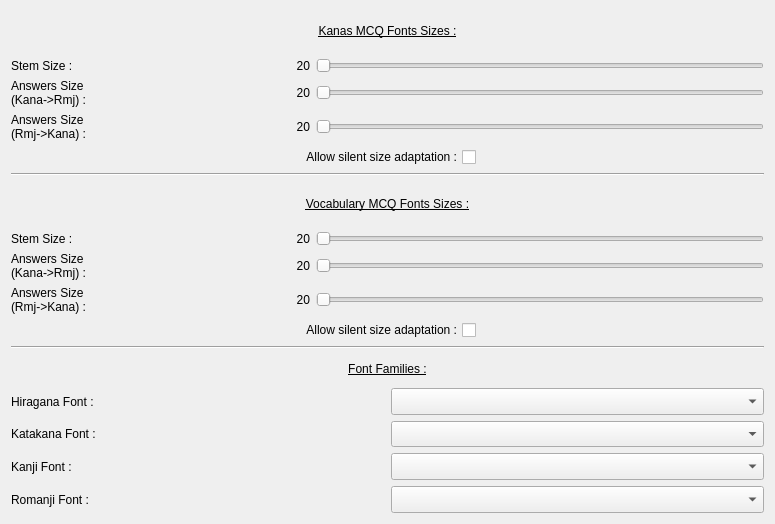
<?xml version="1.0" encoding="UTF-8"?>
<ui version="4.0">
 <class>FntSettingsPage</class>
 <widget class="QWidget" name="FntSettingsPage">
  <property name="geometry">
   <rect>
    <x>0</x>
    <y>0</y>
    <width>775</width>
    <height>524</height>
   </rect>
  </property>
  <property name="windowTitle">
   <string>Form</string>
  </property>
  <layout class="QVBoxLayout" name="verticalLayout" stretch="5,0,5,0,5">
   <property name="topMargin">
    <number>9</number>
   </property>
   <item>
    <layout class="QVBoxLayout" name="KanasMCQFontSizesContainer" stretch="1,1,1,1,1">
     <property name="topMargin">
      <number>0</number>
     </property>
     <property name="bottomMargin">
      <number>0</number>
     </property>
     <item>
      <widget class="QLabel" name="KanasMCQTitle">
       <property name="font">
        <font>
         <underline>true</underline>
        </font>
       </property>
       <property name="text">
        <string>Kanas MCQ Fonts Sizes :</string>
       </property>
       <property name="alignment">
        <set>Qt::AlignCenter</set>
       </property>
      </widget>
     </item>
     <item>
      <layout class="QHBoxLayout" name="KanasStemSizeContainer" stretch="2,3">
       <property name="bottomMargin">
        <number>0</number>
       </property>
       <item>
        <layout class="QHBoxLayout" name="KanasStemLabelContainer">
         <property name="rightMargin">
          <number>0</number>
         </property>
         <item>
          <widget class="QLabel" name="KanasStemLabel">
           <property name="text">
            <string>Stem Size :</string>
           </property>
          </widget>
         </item>
         <item>
          <widget class="QLabel" name="KanasStemValueLabel">
           <property name="text">
            <string>20</string>
           </property>
           <property name="alignment">
            <set>Qt::AlignRight|Qt::AlignTrailing|Qt::AlignVCenter</set>
           </property>
          </widget>
         </item>
        </layout>
       </item>
       <item>
        <widget class="QSlider" name="KanasStemSlider">
         <property name="sizePolicy">
          <sizepolicy hsizetype="Expanding" vsizetype="Fixed">
           <horstretch>0</horstretch>
           <verstretch>0</verstretch>
          </sizepolicy>
         </property>
         <property name="minimum">
          <number>10</number>
         </property>
         <property name="maximum">
          <number>120</number>
         </property>
         <property name="pageStep">
          <number>5</number>
         </property>
         <property name="orientation">
          <enum>Qt::Horizontal</enum>
         </property>
        </widget>
       </item>
      </layout>
     </item>
     <item>
      <layout class="QHBoxLayout" name="KanasAnswerKanaRmjSizeContainer" stretch="2,3">
       <property name="topMargin">
        <number>0</number>
       </property>
       <item>
        <layout class="QHBoxLayout" name="KanasAnswerKanaRmjLabelContainer">
         <property name="rightMargin">
          <number>0</number>
         </property>
         <item>
          <widget class="QLabel" name="KanasAnswerKanaRmjLabel">
           <property name="text">
            <string>Answers Size
(Kana-&gt;Rmj) : </string>
           </property>
          </widget>
         </item>
         <item>
          <widget class="QLabel" name="KanasAnswerKanaRmjValueLabel">
           <property name="text">
            <string>20</string>
           </property>
           <property name="alignment">
            <set>Qt::AlignRight|Qt::AlignTrailing|Qt::AlignVCenter</set>
           </property>
          </widget>
         </item>
        </layout>
       </item>
       <item>
        <widget class="QSlider" name="KanasAnswerKanaRmjSlider">
         <property name="sizePolicy">
          <sizepolicy hsizetype="Expanding" vsizetype="Fixed">
           <horstretch>0</horstretch>
           <verstretch>0</verstretch>
          </sizepolicy>
         </property>
         <property name="minimum">
          <number>10</number>
         </property>
         <property name="maximum">
          <number>120</number>
         </property>
         <property name="pageStep">
          <number>5</number>
         </property>
         <property name="orientation">
          <enum>Qt::Horizontal</enum>
         </property>
        </widget>
       </item>
      </layout>
     </item>
     <item>
      <layout class="QHBoxLayout" name="KanasAnswerRmjKanaSizeContainer" stretch="2,3">
       <property name="topMargin">
        <number>0</number>
       </property>
       <item>
        <layout class="QHBoxLayout" name="KanasAnswerRmjKanaLabelContainer">
         <property name="topMargin">
          <number>0</number>
         </property>
         <property name="rightMargin">
          <number>0</number>
         </property>
         <item>
          <widget class="QLabel" name="KanasAnswerRmjKanaLabel">
           <property name="text">
            <string>Answers Size
(Rmj-&gt;Kana) : </string>
           </property>
          </widget>
         </item>
         <item>
          <widget class="QLabel" name="KanasAnswerRmjKanaValueLabel">
           <property name="text">
            <string>20</string>
           </property>
           <property name="alignment">
            <set>Qt::AlignRight|Qt::AlignTrailing|Qt::AlignVCenter</set>
           </property>
          </widget>
         </item>
        </layout>
       </item>
       <item>
        <widget class="QSlider" name="KanasAnswerRmjKanaSlider">
         <property name="sizePolicy">
          <sizepolicy hsizetype="Expanding" vsizetype="Fixed">
           <horstretch>0</horstretch>
           <verstretch>0</verstretch>
          </sizepolicy>
         </property>
         <property name="minimum">
          <number>10</number>
         </property>
         <property name="maximum">
          <number>120</number>
         </property>
         <property name="pageStep">
          <number>5</number>
         </property>
         <property name="orientation">
          <enum>Qt::Horizontal</enum>
         </property>
        </widget>
       </item>
      </layout>
     </item>
     <item>
      <layout class="QHBoxLayout" name="KanasAutoResizeContainer">
       <property name="topMargin">
        <number>0</number>
       </property>
       <item>
        <spacer name="horizontalSpacer">
         <property name="orientation">
          <enum>Qt::Horizontal</enum>
         </property>
         <property name="sizeHint" stdset="0">
          <size>
           <width>40</width>
           <height>20</height>
          </size>
         </property>
        </spacer>
       </item>
       <item>
        <widget class="QCheckBox" name="KanasAutoResizeCheckbox">
         <property name="layoutDirection">
          <enum>Qt::RightToLeft</enum>
         </property>
         <property name="text">
          <string>Allow silent size adaptation :</string>
         </property>
         <property name="checked">
          <bool>false</bool>
         </property>
        </widget>
       </item>
       <item>
        <spacer name="horizontalSpacer_2">
         <property name="orientation">
          <enum>Qt::Horizontal</enum>
         </property>
         <property name="sizeHint" stdset="0">
          <size>
           <width>40</width>
           <height>20</height>
          </size>
         </property>
        </spacer>
       </item>
      </layout>
     </item>
    </layout>
   </item>
   <item>
    <widget class="Line" name="line">
     <property name="orientation">
      <enum>Qt::Horizontal</enum>
     </property>
    </widget>
   </item>
   <item>
    <layout class="QVBoxLayout" name="VocabMCQFontSizesContainer" stretch="1,1,0,1,1">
     <property name="topMargin">
      <number>0</number>
     </property>
     <property name="bottomMargin">
      <number>0</number>
     </property>
     <item>
      <widget class="QLabel" name="VocabTitle">
       <property name="font">
        <font>
         <underline>true</underline>
        </font>
       </property>
       <property name="text">
        <string>Vocabulary MCQ Fonts Sizes :</string>
       </property>
       <property name="alignment">
        <set>Qt::AlignCenter</set>
       </property>
      </widget>
     </item>
     <item>
      <layout class="QHBoxLayout" name="VocabStemSizeContainer" stretch="2,3">
       <property name="topMargin">
        <number>0</number>
       </property>
       <item>
        <layout class="QHBoxLayout" name="VocabStemLabelContainer">
         <property name="leftMargin">
          <number>0</number>
         </property>
         <item>
          <widget class="QLabel" name="VocabStemLabel">
           <property name="text">
            <string>Stem Size :</string>
           </property>
          </widget>
         </item>
         <item>
          <widget class="QLabel" name="VocabStemValueLabel">
           <property name="text">
            <string>20</string>
           </property>
           <property name="alignment">
            <set>Qt::AlignRight|Qt::AlignTrailing|Qt::AlignVCenter</set>
           </property>
          </widget>
         </item>
        </layout>
       </item>
       <item>
        <widget class="QSlider" name="VocabStemSlider">
         <property name="minimum">
          <number>10</number>
         </property>
         <property name="maximum">
          <number>120</number>
         </property>
         <property name="pageStep">
          <number>5</number>
         </property>
         <property name="orientation">
          <enum>Qt::Horizontal</enum>
         </property>
        </widget>
       </item>
      </layout>
     </item>
     <item>
      <layout class="QHBoxLayout" name="VocabAnswerKanaRmjSizeContainer" stretch="2,3">
       <property name="topMargin">
        <number>0</number>
       </property>
       <item>
        <layout class="QHBoxLayout" name="VocabAnswerKanaRmjLabelContainer">
         <property name="leftMargin">
          <number>0</number>
         </property>
         <item>
          <widget class="QLabel" name="VocabAnswerKanaRmjLabel">
           <property name="text">
            <string>Answers Size
(Kana-&gt;Rmj) : </string>
           </property>
          </widget>
         </item>
         <item>
          <widget class="QLabel" name="VocabAnswerKanaRmjValueLabel">
           <property name="text">
            <string>20</string>
           </property>
           <property name="alignment">
            <set>Qt::AlignRight|Qt::AlignTrailing|Qt::AlignVCenter</set>
           </property>
          </widget>
         </item>
        </layout>
       </item>
       <item>
        <widget class="QSlider" name="VocabAnswerKanaRmjSlider">
         <property name="minimum">
          <number>10</number>
         </property>
         <property name="maximum">
          <number>120</number>
         </property>
         <property name="pageStep">
          <number>5</number>
         </property>
         <property name="orientation">
          <enum>Qt::Horizontal</enum>
         </property>
        </widget>
       </item>
      </layout>
     </item>
     <item>
      <layout class="QHBoxLayout" name="VocabAnswerRmjKanaSizeContainer" stretch="2,3">
       <property name="topMargin">
        <number>0</number>
       </property>
       <item>
        <layout class="QHBoxLayout" name="VocabAnswerRmjKanaLabelContainer">
         <property name="leftMargin">
          <number>0</number>
         </property>
         <item>
          <widget class="QLabel" name="VocabAnswerRmjKanaLabel">
           <property name="text">
            <string>Answers Size
(Rmj-&gt;Kana) : </string>
           </property>
          </widget>
         </item>
         <item>
          <widget class="QLabel" name="VocabAnswerRmjKanaValueLabel">
           <property name="text">
            <string>20</string>
           </property>
           <property name="alignment">
            <set>Qt::AlignRight|Qt::AlignTrailing|Qt::AlignVCenter</set>
           </property>
          </widget>
         </item>
        </layout>
       </item>
       <item>
        <widget class="QSlider" name="VocabAnswerRmjKanaSlider">
         <property name="minimum">
          <number>10</number>
         </property>
         <property name="maximum">
          <number>120</number>
         </property>
         <property name="pageStep">
          <number>5</number>
         </property>
         <property name="orientation">
          <enum>Qt::Horizontal</enum>
         </property>
        </widget>
       </item>
      </layout>
     </item>
     <item>
      <layout class="QHBoxLayout" name="VocabAutoResizeContainer">
       <property name="topMargin">
        <number>0</number>
       </property>
       <item>
        <spacer name="horizontalSpacer_3">
         <property name="orientation">
          <enum>Qt::Horizontal</enum>
         </property>
         <property name="sizeHint" stdset="0">
          <size>
           <width>40</width>
           <height>20</height>
          </size>
         </property>
        </spacer>
       </item>
       <item>
        <widget class="QCheckBox" name="VocabAutoResizeCheckbox">
         <property name="layoutDirection">
          <enum>Qt::RightToLeft</enum>
         </property>
         <property name="text">
          <string>Allow silent size adaptation :</string>
         </property>
         <property name="checked">
          <bool>false</bool>
         </property>
        </widget>
       </item>
       <item>
        <spacer name="horizontalSpacer_4">
         <property name="orientation">
          <enum>Qt::Horizontal</enum>
         </property>
         <property name="sizeHint" stdset="0">
          <size>
           <width>40</width>
           <height>20</height>
          </size>
         </property>
        </spacer>
       </item>
      </layout>
     </item>
    </layout>
   </item>
   <item>
    <widget class="Line" name="line_2">
     <property name="orientation">
      <enum>Qt::Horizontal</enum>
     </property>
    </widget>
   </item>
   <item>
    <layout class="QVBoxLayout" name="FontFamiliesContainer" stretch="1,1,1,1,1">
     <property name="topMargin">
      <number>0</number>
     </property>
     <property name="bottomMargin">
      <number>0</number>
     </property>
     <item>
      <widget class="QLabel" name="HiraganaTitle">
       <property name="font">
        <font>
         <underline>true</underline>
        </font>
       </property>
       <property name="text">
        <string>Font Families :</string>
       </property>
       <property name="alignment">
        <set>Qt::AlignCenter</set>
       </property>
      </widget>
     </item>
     <item>
      <layout class="QHBoxLayout" name="HiraganaFtSubContainer">
       <item>
        <widget class="QLabel" name="HiraganaFntLabel">
         <property name="text">
          <string>Hiragana Font :</string>
         </property>
        </widget>
       </item>
       <item>
        <widget class="QComboBox" name="HiraganaFntDropdown">
         <property name="sizePolicy">
          <sizepolicy hsizetype="Preferred" vsizetype="Preferred">
           <horstretch>0</horstretch>
           <verstretch>0</verstretch>
          </sizepolicy>
         </property>
        </widget>
       </item>
      </layout>
     </item>
     <item>
      <layout class="QHBoxLayout" name="KatakanaFntSubContainer">
       <item>
        <widget class="QLabel" name="katakanaFntLabel">
         <property name="text">
          <string>Katakana Font : </string>
         </property>
        </widget>
       </item>
       <item>
        <widget class="QComboBox" name="KatakanaFntDropdown">
         <property name="sizePolicy">
          <sizepolicy hsizetype="Preferred" vsizetype="Preferred">
           <horstretch>0</horstretch>
           <verstretch>0</verstretch>
          </sizepolicy>
         </property>
        </widget>
       </item>
      </layout>
     </item>
     <item>
      <layout class="QHBoxLayout" name="KanjiSubContainer">
       <property name="topMargin">
        <number>0</number>
       </property>
       <item>
        <widget class="QLabel" name="KanjiFntLabel">
         <property name="text">
          <string>Kanji Font : </string>
         </property>
        </widget>
       </item>
       <item>
        <widget class="QComboBox" name="KanjiFntDropdown">
         <property name="sizePolicy">
          <sizepolicy hsizetype="Preferred" vsizetype="Preferred">
           <horstretch>0</horstretch>
           <verstretch>0</verstretch>
          </sizepolicy>
         </property>
        </widget>
       </item>
      </layout>
     </item>
     <item>
      <layout class="QHBoxLayout" name="RomanjiFntSubContainer">
       <item>
        <widget class="QLabel" name="RomanjiFntLabel">
         <property name="text">
          <string>Romanji Font : </string>
         </property>
        </widget>
       </item>
       <item>
        <widget class="QComboBox" name="RomanjiFntDropdown">
         <property name="sizePolicy">
          <sizepolicy hsizetype="Preferred" vsizetype="Preferred">
           <horstretch>0</horstretch>
           <verstretch>0</verstretch>
          </sizepolicy>
         </property>
        </widget>
       </item>
      </layout>
     </item>
    </layout>
   </item>
  </layout>
 </widget>
 <resources/>
 <connections/>
</ui>
